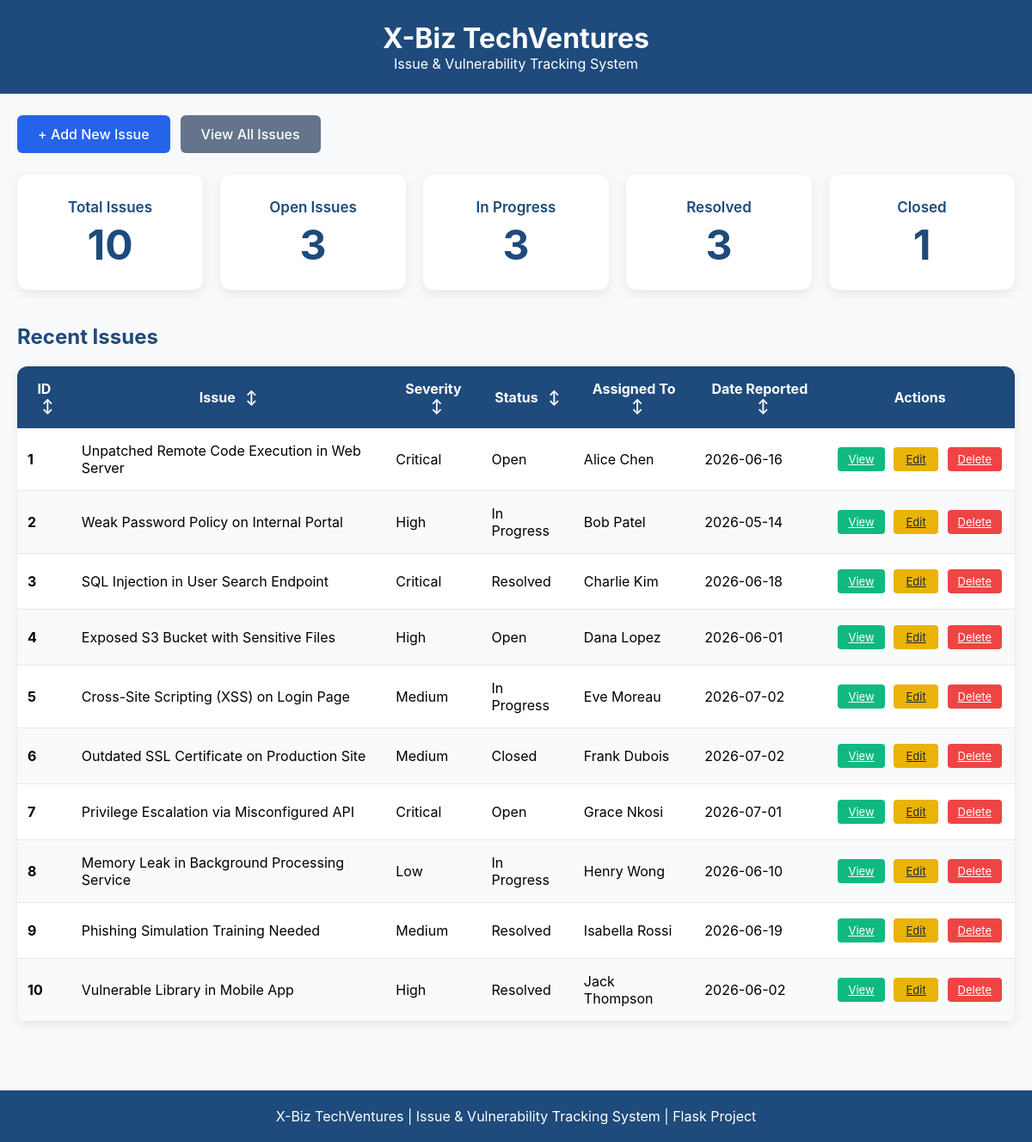
The page / on the database its author committed.
### tables this page shows
CREATE TABLE issues(
            id INTEGER PRIMARY KEY AUTOINCREMENT,
            title TEXT NOT NULL,
            description TEXT NOT NULL,
            severity TEXT NOT NULL,
            status TEXT NOT NULL,
            assigned_to TEXT,
            date_reported DATE,
            cve TEXT,
            remediation TEXT,
            created_at TIMESTAMP DEFAULT CURRENT_TIMESTAMP,
            last_updated TIMESTAMP DEFAULT CURRENT_TIMESTAMP
        );

### app.py (the view)
@app.route("/")
def home():
    connection = sqlite3.connect("issues.db")
    connection.row_factory = sqlite3.Row
    cursor = connection.cursor()
    cursor.execute("SELECT * FROM issues ORDER BY id ASC")
    issues = cursor.fetchall()
    cursor.execute("SELECT COUNT(*) FROM issues")
    total_issues = cursor.fetchone()[0]
    cursor.execute("SELECT COUNT(*) FROM issues WHERE status='Open'")
    open_issues = cursor.fetchone()[0]
    cursor.execute("SELECT COUNT(*) FROM issues WHERE status='In Progress'")
    in_progress_issues = cursor.fetchone()[0]
    cursor.execute("SELECT COUNT(*) FROM issues WHERE status='Resolved'")
    resolved_issues = cursor.fetchone()[0]
    cursor.execute("SELECT COUNT(*) FROM issues WHERE status='Closed'")
    closed_issues = cursor.fetchone()[0]
    connection.close()
    return render_template(
        "home.html",
        issues=issues,
        total_issues=total_issues,
        open_issues=open_issues,
        in_progress_issues=in_progress_issues,
        resolved_issues=resolved_issues,
        closed_issues=closed_issues
    )

### templates/home.html (shortened to what this page needs)
<!DOCTYPE html>
<html lang="en">
<head>
</head>
<body>
<header>
    <h1>X-Biz TechVentures</h1>
    <p class="subtitle">Issue &amp; Vulnerability Tracking System</p>
</header>
<div class="nav-buttons">
    <a href="/add_issue" class="btn btn-primary">+ Add New Issue</a>
    <a href="/issues" class="btn btn-secondary">View All Issues</a>
</div>
<div class="container">
    <div class="stats">
        <div class="card">
            <h3>Total Issues</h3>
            <p>{{ total_issues }}</p>
        </div>
        <div class="card">
            <h3>Open Issues</h3>
            <p>{{ open_issues }}</p>
        </div>
        <div class="card">
            <h3>In Progress</h3>
            <p>{{ in_progress_issues }}</p>
        </div>
        <div class="card">
            <h3>Resolved</h3>
            <p>{{ resolved_issues }}</p>
        </div>
        <div class="card">
            <h3>Closed</h3>
            <p>{{ closed_issues }}</p>
        </div>
    </div>
    <h2>Recent Issues</h2>
    <table id="recentTable">
        <thead>
            <tr>
                <th onclick="sortTable(0, 'recentTable')">ID <span class="arrow" id="arrow0">↕</span></th>
                <th onclick="sortTable(1, 'recentTable')">Issue <span class="arrow" id="arrow1">↕</span></th>
                <th onclick="sortTable(2, 'recentTable')">Severity <span class="arrow" id="arrow2">↕</span></th>
                <th onclick="sortTable(3, 'recentTable')">Status <span class="arrow" id="arrow3">↕</span></th>
                <th onclick="sortTable(4, 'recentTable')">Assigned To <span class="arrow" id="arrow4">↕</span></th>
                <th onclick="sortTable(5, 'recentTable')">Date Reported <span class="arrow" id="arrow5">↕</span></th>
                <th class="center">Actions</th>
            </tr>
        </thead>
        <tbody>
            {% for issue in issues %}
            <tr>
                <td><strong>{{ issue.id }}</strong></td>
                <td>{{ issue.title }}</td>
                <td>{{ issue.severity }}</td>
                <td>{{ issue.status }}</td>
                <td>{{ issue.assigned_to or 'N/A' }}</td>
                <td>{{ issue.date_reported or 'N/A' }}</td>
                <td class="actions-cell">
                    <a href="/view_issue/{{ issue.id }}" class="btn-small btn-view">View</a>
                    <a href="/edit_issue/{{ issue.id }}" class="btn-small btn-edit">Edit</a>
                    <a href="/delete_issue/{{ issue.id }}" class="btn-small btn-delete" onclick="return confirm('Delete this issue?');">Delete</a>
                </td>
            </tr>
            {% endfor %}
        </tbody>
    </table>
</div>
<footer>
    X-Biz TechVentures | Issue &amp; Vulnerability Tracking System | Flask Project
</footer>
</body>
</html>

### templates/home.html (style rules this page uses)
* { margin:0; padding:0; box-sizing:border-box; }
body { font-family: -apple-system, BlinkMacSystemFont, 'Segoe UI', Roboto, sans-serif; background:#f8f9fa; }
header { background:#1e4a7c; color:white; padding:25px 0; text-align:center; }
.nav-buttons { max-width:1400px; margin:25px auto; padding:0 20px; display:flex; gap:12px; }
.btn { padding:12px 24px; border-radius:6px; text-decoration:none; font-weight:500; }
.btn-primary { background:#2563eb; color:white; }
.btn-secondary { background:#64748b; color:white; }
.container { max-width:1400px; margin:0 auto; padding:0 20px; }
.stats { display:flex; gap:20px; margin-bottom:40px; flex-wrap: nowrap; }
.card { flex: 1; min-width: 160px; background:white; padding:28px 20px; border-radius:12px; box-shadow:0 4px 12px rgba(0,0,0,0.08); text-align:center; }
.card h3 { color:#1e4a7c; margin-bottom:10px; font-size:17px; font-weight:600; }
.card p { font-size:48px; font-weight:700; color:#1e4a7c; margin:0; line-height:1; }
h2 { color:#1e4a7c; margin-bottom:20px; }
table { width:100%; border-collapse:collapse; background:white; border-radius:12px; overflow:hidden; box-shadow:0 4px 12px rgba(0,0,0,0.08); }
th { background:#1e4a7c; color:white; padding:16px 12px; text-align:center; cursor:pointer; user-select: none; }
.arrow { margin-left: 8px; font-size: 16px; }
td { padding:16px 12px; border-bottom:1px solid #e5e7eb; }
tr:nth-child(even) { background:#f8fafc; }
.actions-cell { text-align: center; white-space: nowrap; }
.btn-small { padding: 6px 12px; font-size: 13px; border-radius: 4px; margin: 2px 3px; display: inline-block; min-width: 52px; }
.btn-view { background:#10b981; color:white; }
.btn-edit { background:#eab308; color:#1f2937; }
.btn-delete { background:#ef4444; color:white; }
footer { margin-top:80px; background:#1e4a7c; color:white; text-align:center; padding:20px; }

### rows shown on the page
issues: id "1", title "Unpatched Remote Code Execution in Web Server", severity "Critical", status "Open", assigned_to "Alice Chen", date_reported "2026-06-16"
issues: id "2", title "Weak Password Policy on Internal Portal", severity "High", status "In Progress", assigned_to "Bob Patel", date_reported "2026-05-14"
issues: id "3", title "SQL Injection in User Search Endpoint", severity "Critical", status "Resolved", assigned_to "Charlie Kim", date_reported "2026-06-18"
issues: id "4", title "Exposed S3 Bucket with Sensitive Files", severity "High", status "Open", assigned_to "Dana Lopez", date_reported "2026-06-01"
issues: id "5", title "Cross-Site Scripting (XSS) on Login Page", severity "Medium", status "In Progress", assigned_to "Eve Moreau", date_reported "2026-07-02"
issues: id "6", title "Outdated SSL Certificate on Production Site", severity "Medium", status "Closed", assigned_to "Frank Dubois", date_reported "2026-07-02"
issues: id "7", title "Privilege Escalation via Misconfigured API", severity "Critical", status "Open", assigned_to "Grace Nkosi", date_reported "2026-07-01"
issues: id "8", title "Memory Leak in Background Processing Service", severity "Low", status "In Progress", assigned_to "Henry Wong", date_reported "2026-06-10"
issues: id "9", title "Phishing Simulation Training Needed", severity "Medium", status "Resolved", assigned_to "Isabella Rossi", date_reported "2026-06-19"
issues: id "10", title "Vulnerable Library in Mobile App", severity "High", status "Resolved", assigned_to "Jack Thompson", date_reported "2026-06-02"

### other values the page prints
{{ total_issues }} "10"
{{ open_issues }} "3"
{{ in_progress_issues }} "3"
{{ resolved_issues }} "3"
{{ closed_issues }} "1"
